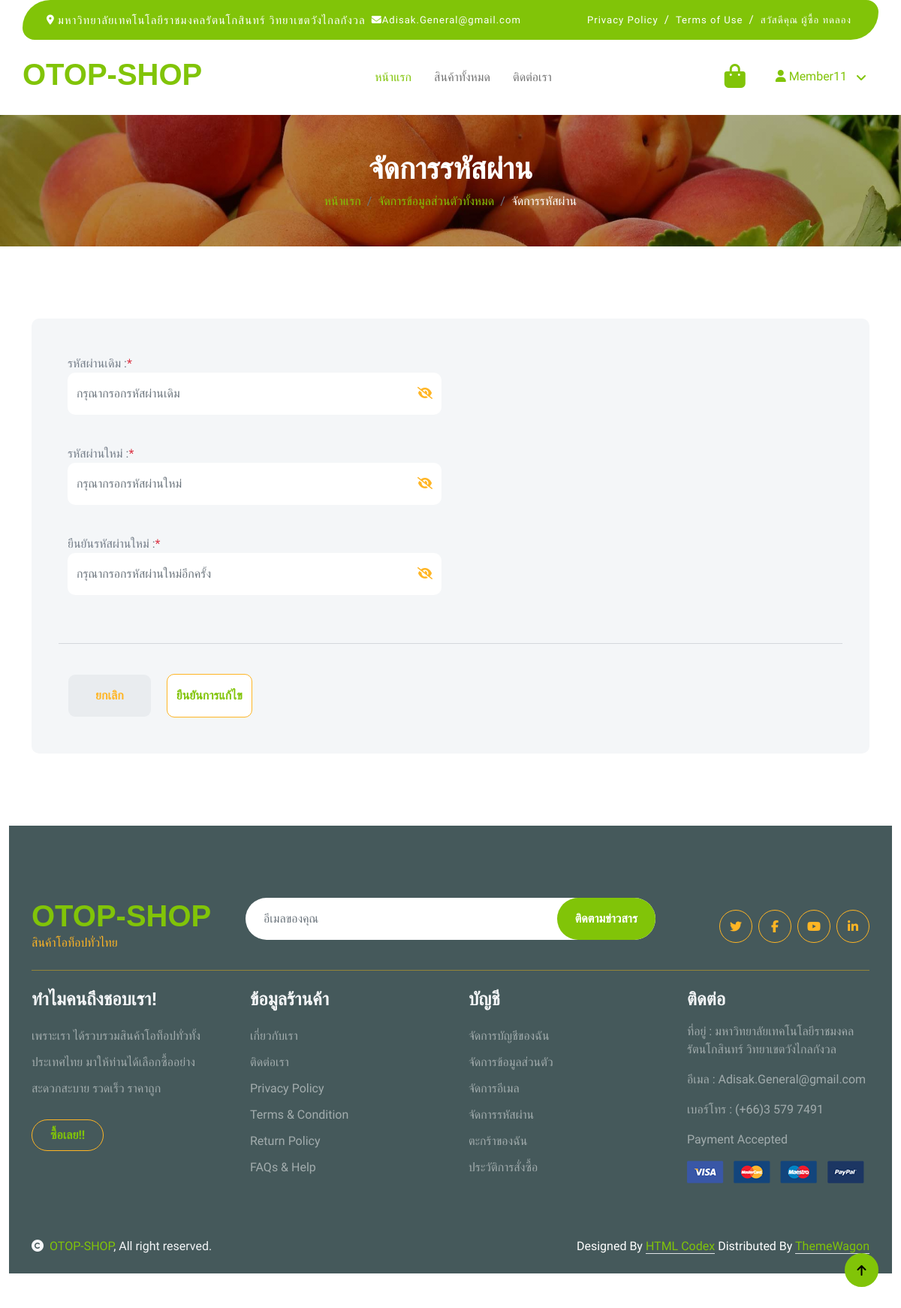
The page /my_account_password_edit_form.php (signed in) on the database its author committed.
### tables this page shows
CREATE TABLE IF NOT EXISTS `ot_member` (
  `mem_id` int NOT NULL AUTO_INCREMENT COMMENT 'รหัสสมาชิก',
  `mem_profile` varchar(50) NOT NULL COMMENT 'โปรไฟล์',
  `mem_fname` varchar(40) NOT NULL COMMENT 'ชื่อ',
  `mem_lname` varchar(40) NOT NULL COMMENT 'นามสกุล',
  `mem_username` varchar(40) NOT NULL COMMENT 'ชื่อผู้ใช้',
  `mem_password` varchar(255) NOT NULL COMMENT 'รหัสผ่าน',
  `mem_email` varchar(65) NOT NULL COMMENT 'อีเมล',
  `mem_show` tinyint(1) NOT NULL DEFAULT '1' COMMENT 'แสดง/ไม่แสดง',
  PRIMARY KEY (`mem_id`)
);

### my_account_password_edit_form.php (the view, shortened to what this page needs)
<?php
require_once("db/connect.php");
?>
<!DOCTYPE html>
<html lang="en">
<head>
    <?php require_once("includes/head.php") ?>
</head>
<body>
    <?php require_once("includes/navbar.php") ?>
    <div class="container-fluid page-header py-5">
        <h1 class="text-center text-white display-6">จัดการรหัสผ่าน</h1>
        <ol class="breadcrumb justify-content-center mb-0">
            <li class="breadcrumb-item"><a href="index.php">หน้าแรก</a></li>
            <li class="breadcrumb-item"><a href="my_account_setting.php">จัดการข้อมูลส่วนตัวทั้งหมด</a></li>
            <li class="breadcrumb-item active text-white">จัดการรหัสผ่าน</li>
        </ol>
    </div>
    <div class="container-fluid contact py-5">
        <div class="container py-5">
            <div class="p-5 bg-light rounded">
                <form id="form" action="my_account_password_edit.php" method="POST">
                    <div class="row g-4">
                        <div class="col-lg-6">
                            <div class="form-group mb-3">
                                <label for="">รหัสผ่านเดิม :</label><span class="text-danger">*</span>
                                <div class="input-group">
                                    <input type="password" name="mem_oldPassword" id="mem_oldPassword" class="w-75 form-control border-0 py-3 mb-4" placeholder="กรุณากรอกรหัสผ่านเดิม">
                                    <button class="btn btn-outline-secondary password-toggle border-0 py-3 mb-4 bg-white" type="button">
                                        <i class="fa-solid fa-eye-slash"></i>
                                    </button>
                                </div>
                            </div>
                            <div class="form-group mb-3">
                                <label for="">รหัสผ่านใหม่ :</label><span class="text-danger">*</span>
                                <div class="input-group">
                                    <input type="password" name="mem_newPassword" id="mem_newPassword" class="w-75 form-control border-0 py-3 mb-4" name="mem_newPassword" placeholder="กรุณากรอกรหัสผ่านใหม่">
                                    <button class="btn btn-outline-secondary password-toggle border-0 py-3 mb-4 bg-white" type="button">
                                        <i class="fa-solid fa-eye-slash"></i>
                                    </button>
                                </div>
                            </div>
                            <div class="form-group mb-3">
                                <label for="">ยืนยันรหัสผ่านใหม่ :</label><span class="text-danger">*</span>
                                <div class="input-group">
                                    <input type="password" id="mem_confirmNewPassword" class="w-75 form-control border-0 py-3 mb-4" name="mem_confirmNewPassword" placeholder="กรุณากรอกรหัสผ่านใหม่อีกครั้ง">
                                    <button class="btn btn-outline-secondary password-toggle border-0 py-3 mb-4 bg-white" type="button">
                                        <i class="fa-solid fa-eye-slash"></i>
                                    </button>
                                </div>
                            </div>
                        </div>
                        <hr>
                        <div>
                            <div class="d-inline-block me-3">
                                <a href="my_account_setting.php" type="button" class="btn form-control py-3 bg-gray text-secondary me-5">ยกเลิก</a>
                            </div>
                            <div class="d-inline-block">
                                <button type="submit" name="btn-edit-password" class="btn form-control border-secondary py-3 bg-white text-primary">ยืนยันการแก้ไข</button>
                            </div>
                        </div>
                    </div>
                </form>
            </div>
        </div>
        <?php require_once("includes/footer.php") ?>
</body>
</html>

### includes/navbar.php (shortened to what this page needs)
<?php
if (isset($_SESSION['mem_id'])) {
    $memId =  $_SESSION['mem_id'];
    try {
        $sql = "SELECT mem_id, mem_fname, mem_lname, mem_username
                FROM ot_member
                WHERE mem_id = :mem_id";
        $stmt = $conn->prepare($sql);
        $stmt->bindParam(":mem_id", $memId);
        $stmt->execute();
        $result_use = $stmt->fetch();
    } catch (Exception $e) {
        echo $e->getMessage();
        return false;
    }
}
?>
<div class="container-fluid fixed-top">
    <div class="container topbar bg-primary d-none d-lg-block">
        <div class="d-flex justify-content-between">
            <div class="top-info ps-2">
                <small class="mx-1"><i class="fa-solid fa-location-dot text-white"></i></small><a href="https://maps.app.goo.gl/YSPnbRnNxNFkJphYA" class="text-white">มหาวิทยาลัยเทคโนโลยีราชมงคลรัตนโกสินทร์ วิทยาเขตวังไกลกังวล</a></small>
                <small class="ms-2"><i class="fa-solid fa-envelope text-white"></i><a href="#" class="text-white">Adisak.General@gmail.com</a></small>
            </div>
            <div class="top-link pe-2">
                <?php if (isset($_SESSION["mem_id"]) && $result_use !== false) { ?>
                    <a href="contact.php" class="text-white"><small class="text-white mx-2">Privacy Policy</small>/</a>
                    <a href="contact.php" class="text-white"><small class="text-white mx-2">Terms of Use</small>/</a>
                    <small class="text-white mx-2"><?php echo "สวัสดีคุณ " . $result_use["mem_fname"] . " " . $result_use["mem_lname"]  ?></small>
                <?php } else { ?>
                    <a href="login_form.php" class="text-white"><small class="text-white ms-2">สมัครสมาชิก / เข้าสู่ระบบ</small></a>
                <?php } ?>
            </div>
        </div>
    </div>
    <div class="container px-0">
        <nav class="navbar navbar-light bg-white navbar-expand-xl">
            <a href="index.php" class="navbar-brand">
                <h1 class="text-primary display-6">OTOP-SHOP</h1>
            </a>
            <div class="collapse navbar-collapse bg-white" id="navbarCollapse">
                <div class="navbar-nav mx-auto">
                    <a href="index.php" class="nav-item nav-link active">หน้าแรก</a>
                    <a href="products_show.php" class="nav-item nav-link">สินค้าทั้งหมด</a>
                    <a href="contact.php" class="nav-item nav-link">ติดต่อเรา</a>
                </div>
                <div class="d-flex m-3 me-0">
                    <a href="cart_show.php" class="position-relative me-4 my-auto">
                        <i class="fa fa-shopping-bag fa-2x"></i>
                    </a>
                    <?php if (isset($_SESSION["mem_id"]) && $result_use !== false) { ?>
                        <li style="list-style-type: none;" class="nav-item dropdown">
                            <a class="nav-link dropdown-toggle" href="#" role="button" data-bs-toggle="dropdown" aria-expanded="false">
                                <i class="fa-solid fa-user"></i>
                                <?php echo $result_use["mem_username"] ?>
                            </a>
                        </li>
                    <?php } ?>
                </div>
            </div>
        </nav>
    </div>
</div>

### css/style.css (style rules this page uses)
* { font-family: "Prompt", sans-serif; }
.btn { font-weight: 600; transition: .5s; }
.btn.border-secondary { transition: 0.5s; }
.fixed-top { transition: 0.5s; background: var(--bs-white); border: 0; }
.topbar { padding: 20px; border-radius: 230px 100px; }
.topbar .top-info { font-size: 15px; line-height: 0; letter-spacing: 1px; display: flex; align-items: center; }
.topbar .top-link { font-size: 15px; line-height: 0; letter-spacing: 1px; display: flex; align-items: center; }
.topbar .top-link a { letter-spacing: 1px; }
.navbar .navbar-nav .nav-link { padding: 10px 15px; font-size: 16px; transition: .5s; }
.navbar { height: 100px; border-bottom: 1px solid rgba(255, 255, 255, .1); }
.navbar .navbar-nav .nav-link:hover, .navbar .navbar-nav .nav-link.active, .fixed-top.bg-white .navbar .navbar-nav .nav-link:hover, .fixed-top.bg-white .navbar .navbar-nav .nav-link.active { color: var(--bs-primary); }
.navbar .dropdown-toggle::after { border: none; content: "\f107"; font-family: "Font Awesome 5 Free"; font-weight: 700; vertical-align: middle; margin-left: 8px; }
.page-header { position: relative; background: linear-gradient(rgba(0, 0, 0, 0.3), rgba(0, 0, 0, 0.3)), url(../img/cart-page-header-img.jpg); background-position: center center; background-repeat: no-repeat; background-size: cover; }
@media (min-width: 992px) { .hero-header, .page-header { margin-top: 152px !important; } }

### rows shown on the page
ot_member: mem_fname "ผู้ซื้อ", mem_lname "ทดลอง", mem_username "Member11"
